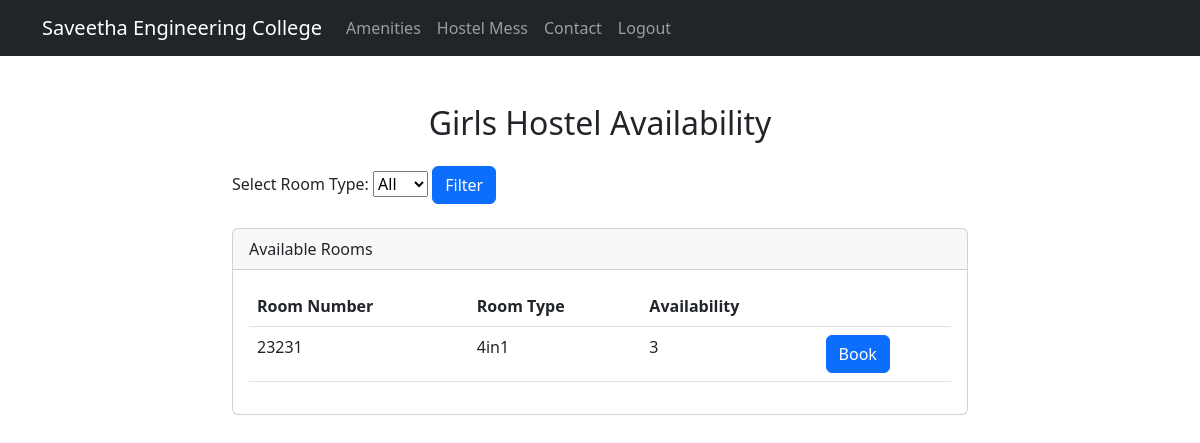
The app's page /availability/girls/ (signed in), older data.
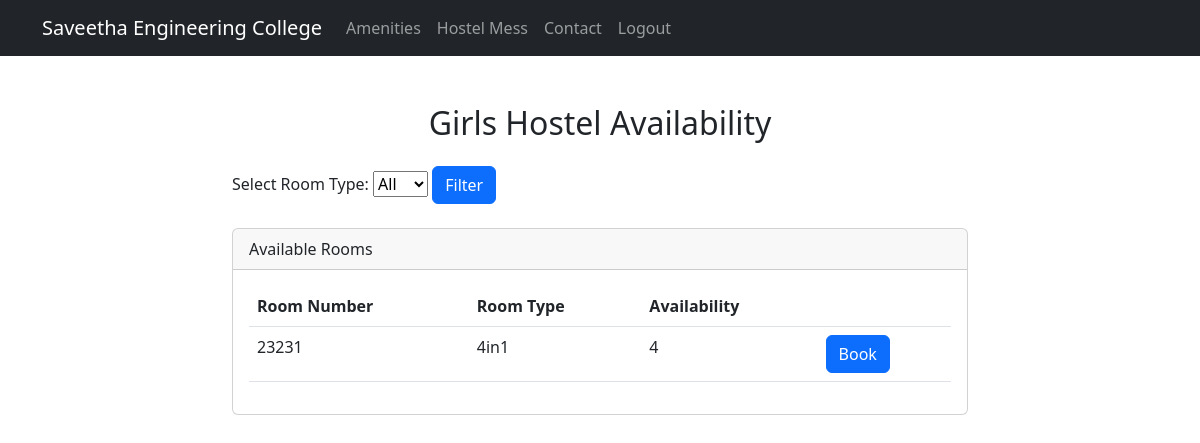
The same page, newer data.
### SelectionApp/models.py (models this page shows, shortened)
class Room(models.Model):
    hostel = models.ForeignKey(Hostel, on_delete=models.CASCADE)
    room_number = models.CharField(max_length=10)
    room_type = models.CharField(max_length=10, blank=True)
    availability = models.PositiveIntegerField(default=0)

### SelectionApp/views.py (the view)
# urls.py: path('availability/<str:hostel>/', views.availability, name='availability'),
@login_required(login_url='login')
def availability(request, hostel):
    if hostel == 'boys':
        return availability_boys(request)
    elif hostel == 'girls':
        return availability_girls(request)
    else:
        return redirect('home')

### SelectionApp/views.py (called while the page is built)
@login_required(login_url='login')
def availability_girls(request):
    girls_hostel = Hostel.objects.get(name='girls')
    girls_rooms = Room.objects.filter(hostel=girls_hostel, availability__gt=0)
    room_types = Room.objects.filter(hostel=girls_hostel, availability__gt=0).values_list('room_type', flat=True).distinct()
    if request.method == 'GET':
        room_type_filter = request.GET.get('room_type')
        if room_type_filter:
            girls_rooms = girls_rooms.filter(room_type=room_type_filter)
    return render(request, 'availability_girls.html', {'rooms': girls_rooms, 'room_types': room_types})

### SelectionApp/templates/availability_girls.html (shortened to what this page needs)
{% extends 'base.html' %}
{% block content %}
    <div class="row justify-content-center">
        <div class="col-md-8">
            <h2 class="text-center my-4">Girls Hostel Availability</h2>
            <form method="GET" action="{% url 'availability' hostel='girls' %}">
                <label for="room_type">Select Room Type:</label>
                <select name="room_type" id="room_type">
                    <option value="">All</option>
                </select>
                <button type="submit" class="btn btn-primary">Filter</button>
            </form>
            <div class="card mt-4">
                <div class="card-header">
                    Available Rooms
                </div>
                <div class="card-body">
                    <table class="table">
                        <thead>
                            <tr>
                                <th scope="col">Room Number</th>
                                <th scope="col">Room Type</th>
                                <th scope="col">Availability</th>
                                <th scope="col"></th>
                            </tr>
                        </thead>
                        <tbody>
                            {% for room in rooms %}
                                <tr>
                                    <td>{{ room.room_number }}</td>
                                    <td>{{ room.room_type }}</td>
                                    <td>{{ room.availability }}</td>
                                    <td>
                                        <a href="{% url 'room_form' room_id=room.id %}" class="btn btn-primary">Book</a>
                                    </td>
                                </tr>
                            {% endfor %}
                        </tbody>
                    </table>
                </div>
            </div>
        </div>
    </div>
{% endblock %}

Row changes from the older to the newer data that the page shows:
changed Room "4in1": availability "3" → "4"
